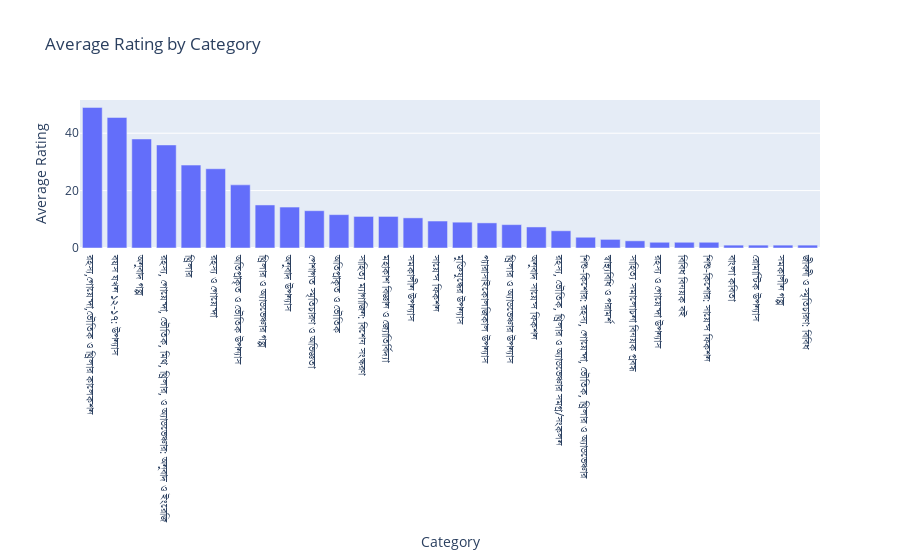

Write notebook code for a chart like this one.
### Code cell
# Calculate average rating by category
avg_rating_by_category = df.groupby('Category')['Total Ratings'].mean().reset_index()

# Sort by average rating (optional)
avg_rating_by_category = avg_rating_by_category.sort_values(by='Total Ratings', ascending=False)

# Create bar chart with Plotly Express
fig = px.bar(avg_rating_by_category, x='Category', y='Total Ratings',
             title='Average Rating by Category',
             labels={'Category': 'Category', 'Total Ratings': 'Average Rating'})

fig.update_layout(xaxis_title='Category', yaxis_title='Average Rating')

# Show the plot
iplot(fig)

### Figure 1 — Plotly figure (JSON) as saved in the notebook; plotly's stock layout.template omitted (floating-point values rounded to 4 significant figures)
{"data": [{"alignmentgroup": "True", "hovertemplate": "Category=%{x}<br>Average Rating=%{y}<extra></extra>", "legendgroup": "", "marker": {"color": "#636efa", "pattern": {"shape": ""}}, "name": "", "offsetgroup": "", "orientation": "v", "showlegend": false, "textposition": "auto", "type": "bar", "x": ["রহস্য,গোয়েন্দা,ভৌতিক ও থ্রিলার কালেকশন", "বয়স যখন ১২-১৭: উপন্যাস", "অনুবাদ গল্প", "রহস্য, গোয়েন্দা, ভৌতিক, মিথ, থ্রিলার, ও অ্যাডভেঞ্চার: অনুবাদ ও ইংরেজি", "থ্রিলার", "রহস্য ও গোয়েন্দা", "অতিপ্রাকৃত ও ভৌতিক উপন্যাস", "থ্রিলার ও অ্যাডভেঞ্চার গল্প", "অনুবাদ উপন্যাস", "পেশাগত স্মৃতিচারণ ও অভিজ্ঞতা", "অতিপ্রাকৃত ও ভৌতিক", "সাহিত্য ম্যাগাজিন: বিশেষ সংস্করণ", "মহাকাশ বিজ্ঞান ও জ্যোতির্বিদ্যা", "সমকালীন উপন্যাস", "সায়েন্স ফিকশন", "মুক্তিযুদ্ধের উপন্যাস", "প্যারাসাইকোলজিকাল উপন্যাস", "থ্রিলার ও অ্যাডভেঞ্চার উপন্যাস", "অনুবাদ সায়েন্স ফিকশন", "রহস্য, ভৌতিক, থ্রিলার ও অ্যাডভেঞ্চার সমগ্র/সংকলন", "শিশু-কিশোর: রহস্য, গোয়েন্দা, ভৌতিক, থ্রিলার ও অ্যাডভেঞ্চার", "স্বাস্থ্যবিধি ও পরামর্শ", "সাহিত্য সমালোচনা বিষয়ক প্রবন্ধ", "রহস্য ও গোয়েন্দা উপন্যাস", "বিবিধ বিষয়ক বই", "শিশু-কিশোর: সায়েন্স ফিকশন", "বাংলা কবিতা", "রোমান্টিক উপন্যাস", "সমকালীন গল্প", "জীবনী ও স্মৃতিচারণ: বিবিধ"], "xaxis": "x", "y": [49, 45.5, 38, 35.92, 28.9, 27.62, 22, 15, 14.27, 13, 11.62, 11, 11, 10.5, 9.4, 9, 8.75, 8.143, 7.333, 6, 3.75, 3, 2.5, 2, 2, 2, 1, 1, 1, 1], "yaxis": "y"}], "layout": {"barmode": "relative", "legend": {"tracegroupgap": 0}, "title": {"text": "Average Rating by Category"}, "xaxis": {"anchor": "y", "domain": [0, 1], "title": {"text": "Category"}}, "yaxis": {"anchor": "x", "domain": [0, 1], "title": {"text": "Average Rating"}}}}
